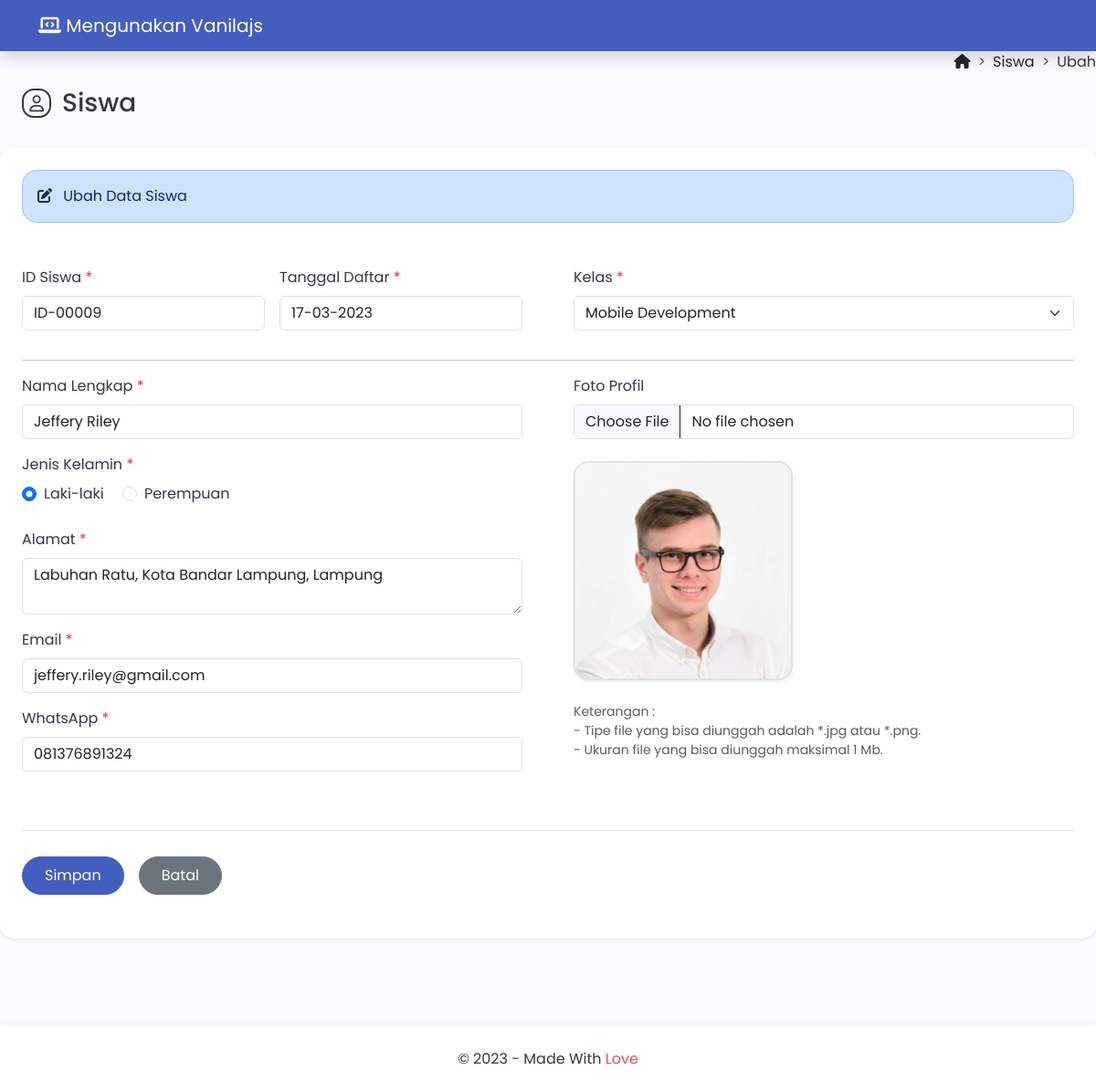
The page /?halaman=ubah&id=ID-00009 on the database its author committed.
### tables this page shows
CREATE TABLE `tbl_siswa` (
  `id_siswa` varchar(8) NOT NULL,
  `tanggal_daftar` date NOT NULL,
  `kelas` varchar(30) NOT NULL,
  `nama_lengkap` varchar(50) NOT NULL,
  `jenis_kelamin` enum('Laki-laki','Perempuan') NOT NULL,
  `alamat` varchar(255) NOT NULL,
  `email` varchar(50) NOT NULL,
  `whatsapp` varchar(13) NOT NULL,
  `foto_profil` varchar(100) NOT NULL
);

### form_ubah.php (the view, shortened to what this page needs)
<?php
require 'config/database.php';
if (isset($_GET['id'])) {
    $id_siswa = $_GET['id'];
    $query = $db->query("SELECT * FROM tbl_siswa WHERE id_siswa='$id_siswa'")
                             or die('Ada kesalahan pada query tampil data : ' . $db->error);
    $data = $query->fetch_assoc();
}
?>
<div class="d-flex flex-column flex-lg-row mt-5 mb-4">
    <div class="flex-grow-1 d-flex align-items-center mt-5 ms-4">
        <i class="fa-regular fa-user icon-title"></i>
        <h3>Siswa</h3>
    </div>
    <div class="ms-5 ms-lg-0 pt-lg-2">
        <nav style="--bs-breadcrumb-divider: '>';" aria-label="breadcrumb">
            <ol class="breadcrumb">
                <li class="breadcrumb-item"><a href="#" class="text-dark text-decoration-none"><i class="fa-solid fa-house"></i></a></li>
                <li class="breadcrumb-item"><a href="?halaman=data" class="text-dark text-decoration-none">Siswa</a></li>
                <li class="breadcrumb-item" aria-current="page">Ubah</li>
            </ol>
        </nav>
    </div>
</div>
<div class="bg-white rounded-4 shadow-sm p-4 mb-5">
    <div class="alert alert-primary rounded-4 mb-5" role="alert">
        <i class="fa-solid fa-pen-to-square me-2"></i> Ubah Data Siswa
    </div>
    <form action="proses_ubah.php" method="post" enctype="multipart/form-data" class="needs-validation" novalidate>
        <div class="row">
            <div class="col-xl-6">
                <div class="row g-0">
                    <div class="mb-3 col-xl-6 pe-xl-3">
                        <label class="form-label">ID Siswa <span class="text-danger">*</span></label>
                        <input type="text" name="id_siswa" class="form-control" value="<?php echo $data['id_siswa']; ?>" readonly>
                    </div>
                    <div class="mb-3 col-xl-6 pe-xl-3">
                        <label class="form-label">Tanggal Daftar <span class="text-danger">*</span></label>
                        <input type="text" name="tanggal_daftar" class="form-control datepicker" autocomplete="off" value="<?php echo date('d-m-Y', strtotime($data['tanggal_daftar'])); ?>" required>
                    </div>
                </div>
            </div>
            <div class="col-xl-6">
                <div class="mb-3 ps-xl-3">
                    <label class="form-label">Kelas <span class="text-danger">*</span></label>
                    <select name="kelas" class="form-select" autocomplete="off" required>
                        <option value="<?php echo $data['kelas']; ?>"><?php echo $data['kelas']; ?></option>
                    </select>
                </div>
            </div>
        </div>
        <hr class="mb-4-2">
        <div class="row">
            <div class="col-xl-6">
                <div class="mb-3 pe-xl-3">
                    <label class="form-label">Nama Lengkap <span class="text-danger">*</span></label>
                    <input type="text" name="nama_lengkap" class="form-control" autocomplete="off" value="<?php echo $data['nama_lengkap']; ?>" required>
                </div>
                <div class="mb-4 pe-xl-3">
                    <label class="form-label">Jenis Kelamin <span class="text-danger">*</span></label>
                    <br>
                    <?php
                    if ($data['jenis_kelamin'] == 'Laki-laki') { ?>
                        <div class="form-check form-check-inline">
                            <input type="radio" id="laki_laki" name="jenis_kelamin" class="form-check-input" value="Laki-laki" checked required>
                            <label class="form-check-label" for="laki_laki">Laki-laki</label>
                        </div>
                        <div class="form-check form-check-inline">
                            <input type="radio" id="perempuan" name="jenis_kelamin" class="form-check-input" value="Perempuan" required>
                            <label class="form-check-label" for="perempuan">Perempuan</label>
                        </div>
                    <?php } ?>
                </div>
                <div class="mb-3 pe-xl-3">
                    <label class="form-label">Alamat <span class="text-danger">*</span></label>
                    <textarea name="alamat" rows="2" class="form-control" autocomplete="off" required><?php echo $data['alamat']; ?></textarea>
                </div>
                <div class="mb-3 pe-xl-3">
                    <label class="form-label">Email <span class="text-danger">*</span></label>
                    <input type="email" name="email" class="form-control" autocomplete="off" value="<?php echo $data['email']; ?>" required>
                </div>
                <div class="mb-3 pe-xl-3">
                    <label class="form-label">WhatsApp <span class="text-danger">*</span></label>
                    <input type="text" name="whatsapp" class="form-control" maxlength="13" autocomplete="off" onKeyPress="return goodchars(event,'0123456789',this)" value="<?php echo $data['whatsapp']; ?>" required>
                </div>
            </div>
            <div class="col-xl-6">
                <div class="mb-3 ps-xl-3">
                    <label class="form-label">Foto Profil</label>
                    <input type="file" accept=".jpg, .jpeg, .png" id="foto" name="foto" class="form-control" autocomplete="off">
                    <div class="mt-4">
                        <img id="preview_foto" src="images/<?php echo $data['foto_profil']; ?>" class="border border-2 img-fluid rounded-4 shadow-sm" alt="Foto Profil" width="240" height="240">
                    </div>
                    <div class="form-text mt-4">
                        Keterangan : <br>
                        - Tipe file yang bisa diunggah adalah *.jpg atau *.png. <br>
                        - Ukuran file yang bisa diunggah maksimal 1 Mb.
                    </div>
                </div>
            </div>
        </div>
        <div class="pt-4 pb-2 mt-5 border-top">
            <div class="d-grid gap-3 d-sm-flex justify-content-md-start pt-1">
                <input type="submit" name="simpan" value="Simpan" class="btn btn-primary rounded-pill py-2 px-4">
                <a href="?halaman=data" class="btn btn-secondary rounded-pill py-2 px-4">Batal</a>
            </div>
        </div>
    </form>
</div>

### assets/css/style.css (style rules this page uses)
body { font-family: poppins, sans-serif; background: #f9fbfd; color: #34364a; }
.icon-title { display: inline-flex; align-items: center; justify-content: center; color: #34364a; border: 2px solid #34364a; width: 18px; height: 18px; padding: 14px; font-size: 18px; border-radius: 41%; margin-right: 12px; margin-bottom: 8px; }
.btn-primary { --bs-btn-color: #fff; --bs-btn-bg: #435ebe; --bs-btn-border-color: #435ebe; --bs-btn-hover-color: #fff; --bs-btn-hover-bg: #3950a2; --bs-btn-hover-border-color: #364b98; --bs-btn-focus-shadow-rgb: 49, 132, 253; --bs-btn-active-color: #fff; --bs-btn-active-bg: #364b98; --bs-btn-active-border-color: #364b98; --bs-btn-active-shadow: inset 0 3px 5px rgba(0, 0, 0, 0.125); --bs-btn-disabled-color: #fff; --bs-btn-disabled-bg: #435ebe; --bs-btn-disabled-border-color: #435ebe; }

### rows shown on the page
tbl_siswa: id_siswa "ID-00009", tanggal_daftar "17-03-2023", kelas "Mobile Development", nama_lengkap "Jeffery Riley", alamat "Labuhan Ratu, Kota Bandar Lampung, Lampung", email "jeffery.riley@gmail.com", whatsapp "081376891324", foto_profil (picture)
